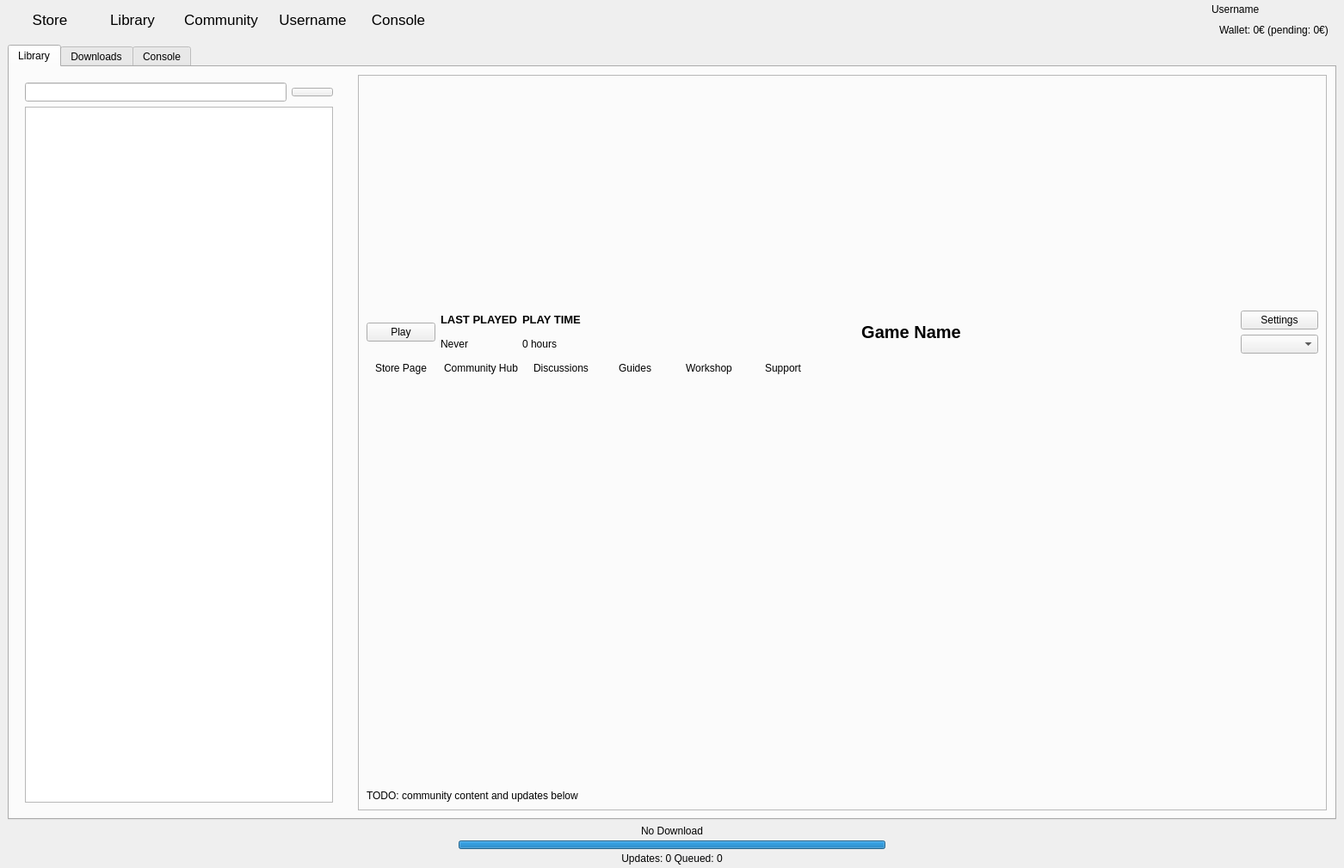
<?xml version="1.0" encoding="UTF-8"?>
<ui version="4.0">
 <class>MainWindow</class>
 <widget class="QMainWindow" name="MainWindow">
  <property name="geometry">
   <rect>
    <x>0</x>
    <y>0</y>
    <width>1562</width>
    <height>1009</height>
   </rect>
  </property>
  <property name="windowTitle">
   <string>OpenSteamClient</string>
  </property>
  <widget class="QWidget" name="gridLayoutWidget_2">
   <layout class="QGridLayout" name="gridLayout_2" rowstretch="0,0,0">
    <property name="topMargin">
     <number>0</number>
    </property>
    <property name="bottomMargin">
     <number>4</number>
    </property>
    <item row="2" column="0">
     <layout class="QHBoxLayout" name="bottomSection">
      <item>
       <spacer name="horizontalSpacer_2">
        <property name="orientation">
         <enum>Qt::Horizontal</enum>
        </property>
        <property name="sizeHint" stdset="0">
         <size>
          <width>40</width>
          <height>20</height>
         </size>
        </property>
       </spacer>
      </item>
      <item>
       <widget class="QWidget" name="bottomDownloadSection" native="true">
        <layout class="QVBoxLayout" name="bottomDownloadSectionPanel">
         <property name="spacing">
          <number>4</number>
         </property>
         <property name="topMargin">
          <number>0</number>
         </property>
         <property name="bottomMargin">
          <number>0</number>
         </property>
         <item>
          <widget class="QLabel" name="bottomDownloadingLabel">
           <property name="text">
            <string>No Download</string>
           </property>
           <property name="textFormat">
            <enum>Qt::PlainText</enum>
           </property>
           <property name="alignment">
            <set>Qt::AlignCenter</set>
           </property>
          </widget>
         </item>
         <item>
          <widget class="QProgressBar" name="bottomDownloadingProgress">
           <property name="maximumSize">
            <size>
             <width>16777215</width>
             <height>10</height>
            </size>
           </property>
           <property name="maximum">
            <number>1000</number>
           </property>
           <property name="value">
            <number>1000</number>
           </property>
           <property name="textVisible">
            <bool>false</bool>
           </property>
           <property name="format">
            <string>%p%</string>
           </property>
          </widget>
         </item>
         <item>
          <widget class="QLabel" name="bottomQueuedLabel">
           <property name="text">
            <string>Updates: 0 Queued: 0</string>
           </property>
           <property name="textFormat">
            <enum>Qt::PlainText</enum>
           </property>
           <property name="alignment">
            <set>Qt::AlignCenter</set>
           </property>
          </widget>
         </item>
        </layout>
       </widget>
      </item>
      <item>
       <spacer name="horizontalSpacer">
        <property name="orientation">
         <enum>Qt::Horizontal</enum>
        </property>
        <property name="sizeHint" stdset="0">
         <size>
          <width>40</width>
          <height>20</height>
         </size>
        </property>
       </spacer>
      </item>
     </layout>
    </item>
    <item row="1" column="0">
     <widget class="QTabWidget" name="tabWidget">
      <property name="tabShape">
       <enum>QTabWidget::Rounded</enum>
      </property>
      <property name="currentIndex">
       <number>0</number>
      </property>
      <widget class="QWidget" name="gamesTab">
       <attribute name="title">
        <string>Library</string>
       </attribute>
       <layout class="QGridLayout" name="gridLayout_4">
        <item row="0" column="0">
         <layout class="QHBoxLayout" name="horizontalLayout_2" stretch="1,0,3">
          <property name="sizeConstraint">
           <enum>QLayout::SetDefaultConstraint</enum>
          </property>
          <item>
           <widget class="QWidget" name="verticalWidget" native="true">
            <property name="sizePolicy">
             <sizepolicy hsizetype="Preferred" vsizetype="Preferred">
              <horstretch>0</horstretch>
              <verstretch>0</verstretch>
             </sizepolicy>
            </property>
            <property name="maximumSize">
             <size>
              <width>16777215</width>
              <height>16777215</height>
             </size>
            </property>
            <property name="baseSize">
             <size>
              <width>0</width>
              <height>0</height>
             </size>
            </property>
            <layout class="QVBoxLayout" name="verticalLayout_2">
             <item>
              <spacer name="verticalSpacer">
               <property name="orientation">
                <enum>Qt::Vertical</enum>
               </property>
               <property name="sizeType">
                <enum>QSizePolicy::Maximum</enum>
               </property>
               <property name="sizeHint" stdset="0">
                <size>
                 <width>20</width>
                 <height>0</height>
                </size>
               </property>
              </spacer>
             </item>
             <item>
              <layout class="QHBoxLayout" name="horizontalLayout_5" stretch="3,1">
               <item>
                <widget class="QLineEdit" name="gameSearchBar"/>
               </item>
               <item>
                <widget class="QPushButton" name="filterButton">
                 <property name="maximumSize">
                  <size>
                   <width>48</width>
                   <height>16777215</height>
                  </size>
                 </property>
                 <property name="font">
                  <font>
                   <pointsize>1</pointsize>
                  </font>
                 </property>
                 <property name="text">
                  <string/>
                 </property>
                 <property name="icon">
                  <iconset theme="preferences-other">
                   <normaloff>.</normaloff>.</iconset>
                 </property>
                 <property name="checkable">
                  <bool>true</bool>
                 </property>
                 <property name="checked">
                  <bool>false</bool>
                 </property>
                 <property name="flat">
                  <bool>false</bool>
                 </property>
                </widget>
               </item>
              </layout>
             </item>
             <item>
              <layout class="QGridLayout" name="filtersPopupContainer"/>
             </item>
             <item>
              <widget class="QTreeView" name="appsListView">
               <property name="editTriggers">
                <set>QAbstractItemView::NoEditTriggers</set>
               </property>
               <property name="dragEnabled">
                <bool>true</bool>
               </property>
               <property name="dragDropMode">
                <enum>QAbstractItemView::DragDrop</enum>
               </property>
               <property name="defaultDropAction">
                <enum>Qt::MoveAction</enum>
               </property>
               <attribute name="headerVisible">
                <bool>false</bool>
               </attribute>
              </widget>
             </item>
            </layout>
           </widget>
          </item>
          <item>
           <spacer name="horizontalSpacer_4">
            <property name="orientation">
             <enum>Qt::Horizontal</enum>
            </property>
            <property name="sizeType">
             <enum>QSizePolicy::Maximum</enum>
            </property>
            <property name="sizeHint" stdset="0">
             <size>
              <width>14</width>
              <height>20</height>
             </size>
            </property>
           </spacer>
          </item>
          <item>
           <widget class="QFrame" name="gameDetailsFrame">
            <property name="minimumSize">
             <size>
              <width>0</width>
              <height>0</height>
             </size>
            </property>
            <property name="frameShape">
             <enum>QFrame::StyledPanel</enum>
            </property>
            <property name="frameShadow">
             <enum>QFrame::Raised</enum>
            </property>
            <layout class="QVBoxLayout" name="verticalLayout_10">
             <item>
              <widget class="QWidget" name="graphicsViewContainer" native="true">
               <property name="minimumSize">
                <size>
                 <width>800</width>
                 <height>258</height>
                </size>
               </property>
               <layout class="QGridLayout" name="gridLayout_9"/>
              </widget>
             </item>
             <item>
              <layout class="QVBoxLayout" name="verticalLayout_6">
               <item>
                <layout class="QHBoxLayout" name="allActionsBar">
                 <item>
                  <layout class="QVBoxLayout" name="verticalLayout">
                   <item>
                    <widget class="QPushButton" name="playButton">
                     <property name="text">
                      <string>Play</string>
                     </property>
                     <property name="flat">
                      <bool>false</bool>
                     </property>
                    </widget>
                   </item>
                  </layout>
                 </item>
                 <item>
                  <layout class="QVBoxLayout" name="verticalLayout_3">
                   <item>
                    <widget class="QLabel" name="label_6">
                     <property name="text">
                      <string>&lt;html&gt;&lt;head/&gt;&lt;body&gt;&lt;p&gt;&lt;span style=&quot; font-size:10pt; font-weight:700;&quot;&gt;LAST PLAYED&lt;/span&gt;&lt;/p&gt;&lt;/body&gt;&lt;/html&gt;</string>
                     </property>
                    </widget>
                   </item>
                   <item>
                    <widget class="QLabel" name="lastPlayedLabel">
                     <property name="text">
                      <string>Never</string>
                     </property>
                    </widget>
                   </item>
                  </layout>
                 </item>
                 <item>
                  <layout class="QVBoxLayout" name="verticalLayout_4">
                   <item>
                    <widget class="QLabel" name="label_7">
                     <property name="text">
                      <string>&lt;html&gt;&lt;head/&gt;&lt;body&gt;&lt;p&gt;&lt;span style=&quot; font-size:10pt; font-weight:700;&quot;&gt;PLAY TIME&lt;/span&gt;&lt;/p&gt;&lt;/body&gt;&lt;/html&gt;</string>
                     </property>
                    </widget>
                   </item>
                   <item>
                    <widget class="QLabel" name="playtimeLabel">
                     <property name="text">
                      <string>0 hours</string>
                     </property>
                    </widget>
                   </item>
                  </layout>
                 </item>
                 <item>
                  <spacer name="horizontalSpacer_5">
                   <property name="orientation">
                    <enum>Qt::Horizontal</enum>
                   </property>
                   <property name="sizeHint" stdset="0">
                    <size>
                     <width>40</width>
                     <height>20</height>
                    </size>
                   </property>
                  </spacer>
                 </item>
                 <item>
                  <widget class="QLabel" name="currentGameLabel">
                   <property name="font">
                    <font>
                     <pointsize>15</pointsize>
                     <italic>false</italic>
                     <bold>true</bold>
                     <underline>false</underline>
                     <strikeout>false</strikeout>
                     <kerning>true</kerning>
                    </font>
                   </property>
                   <property name="text">
                    <string notr="true">Game Name</string>
                   </property>
                   <property name="scaledContents">
                    <bool>true</bool>
                   </property>
                   <property name="alignment">
                    <set>Qt::AlignCenter</set>
                   </property>
                  </widget>
                 </item>
                 <item>
                  <spacer name="horizontalSpacer_3">
                   <property name="orientation">
                    <enum>Qt::Horizontal</enum>
                   </property>
                   <property name="sizeHint" stdset="0">
                    <size>
                     <width>40</width>
                     <height>20</height>
                    </size>
                   </property>
                  </spacer>
                 </item>
                 <item>
                  <layout class="QVBoxLayout" name="verticalLayout_5">
                   <item>
                    <widget class="QPushButton" name="settingsButton">
                     <property name="text">
                      <string>Settings</string>
                     </property>
                    </widget>
                   </item>
                   <item>
                    <widget class="QComboBox" name="categoriesCoboBox">
                     <property name="placeholderText">
                      <string>Categories</string>
                     </property>
                    </widget>
                   </item>
                  </layout>
                 </item>
                </layout>
               </item>
               <item>
                <layout class="QHBoxLayout" name="horizontalLayout_3">
                 <item>
                  <widget class="QPushButton" name="storePageButton">
                   <property name="text">
                    <string>Store Page</string>
                   </property>
                   <property name="flat">
                    <bool>true</bool>
                   </property>
                  </widget>
                 </item>
                 <item>
                  <widget class="QPushButton" name="communityHubButton">
                   <property name="text">
                    <string>Community Hub</string>
                   </property>
                   <property name="flat">
                    <bool>true</bool>
                   </property>
                  </widget>
                 </item>
                 <item>
                  <widget class="QPushButton" name="discussionsButton">
                   <property name="text">
                    <string>Discussions</string>
                   </property>
                   <property name="flat">
                    <bool>true</bool>
                   </property>
                  </widget>
                 </item>
                 <item>
                  <widget class="QPushButton" name="guidesButton">
                   <property name="text">
                    <string>Guides</string>
                   </property>
                   <property name="flat">
                    <bool>true</bool>
                   </property>
                  </widget>
                 </item>
                 <item>
                  <widget class="QPushButton" name="workshopButton">
                   <property name="text">
                    <string>Workshop</string>
                   </property>
                   <property name="flat">
                    <bool>true</bool>
                   </property>
                  </widget>
                 </item>
                 <item>
                  <widget class="QPushButton" name="supportButton">
                   <property name="text">
                    <string>Support</string>
                   </property>
                   <property name="flat">
                    <bool>true</bool>
                   </property>
                  </widget>
                 </item>
                 <item>
                  <spacer name="horizontalSpacer_7">
                   <property name="orientation">
                    <enum>Qt::Horizontal</enum>
                   </property>
                   <property name="sizeHint" stdset="0">
                    <size>
                     <width>100</width>
                     <height>20</height>
                    </size>
                   </property>
                  </spacer>
                 </item>
                </layout>
               </item>
              </layout>
             </item>
             <item>
              <spacer name="verticalSpacer_6">
               <property name="orientation">
                <enum>Qt::Vertical</enum>
               </property>
               <property name="sizeHint" stdset="0">
                <size>
                 <width>20</width>
                 <height>40</height>
                </size>
               </property>
              </spacer>
             </item>
             <item>
              <widget class="QLabel" name="label_2">
               <property name="text">
                <string>TODO: community content and updates below</string>
               </property>
              </widget>
             </item>
            </layout>
           </widget>
          </item>
         </layout>
        </item>
       </layout>
      </widget>
      <widget class="QWidget" name="downloadsTab">
       <attribute name="title">
        <string>Downloads</string>
       </attribute>
       <layout class="QVBoxLayout" name="verticalLayout_9" stretch="1,6">
        <item>
         <layout class="QHBoxLayout" name="horizontalLayout_4" stretch="0,1,0,0">
          <item>
           <layout class="QVBoxLayout" name="verticalLayout_7" stretch="1,4">
            <item>
             <widget class="QLabel" name="label_3">
              <property name="text">
               <string>&lt;html&gt;&lt;head/&gt;&lt;body&gt;&lt;p&gt;&lt;span style=&quot; font-size:16pt;&quot;&gt;Network Usage&lt;/span&gt;&lt;/p&gt;&lt;/body&gt;&lt;/html&gt;</string>
              </property>
             </widget>
            </item>
            <item>
             <layout class="QGridLayout" name="gridLayout">
              <item row="1" column="0">
               <widget class="QLabel" name="label_5">
                <property name="text">
                 <string>Top Download:</string>
                </property>
               </widget>
              </item>
              <item row="0" column="1">
               <widget class="QLabel" name="downloadSpeedLabel">
                <property name="text">
                 <string>TextLabel</string>
                </property>
               </widget>
              </item>
              <item row="0" column="0">
               <widget class="QLabel" name="label_4">
                <property name="text">
                 <string>Download:</string>
                </property>
               </widget>
              </item>
              <item row="2" column="0">
               <widget class="QLabel" name="label_8">
                <property name="text">
                 <string>Total Downloaded:</string>
                </property>
               </widget>
              </item>
              <item row="1" column="1">
               <widget class="QLabel" name="topDownloadSpeedLabel">
                <property name="text">
                 <string>TextLabel</string>
                </property>
               </widget>
              </item>
              <item row="2" column="1">
               <widget class="QLabel" name="downloadTotal">
                <property name="text">
                 <string>TextLabel</string>
                </property>
               </widget>
              </item>
              <item row="4" column="0">
               <spacer name="verticalSpacer_5">
                <property name="orientation">
                 <enum>Qt::Vertical</enum>
                </property>
                <property name="sizeHint" stdset="0">
                 <size>
                  <width>20</width>
                  <height>40</height>
                 </size>
                </property>
               </spacer>
              </item>
              <item row="3" column="0">
               <widget class="QLabel" name="label_13">
                <property name="text">
                 <string>Disk Usage:</string>
                </property>
               </widget>
              </item>
              <item row="3" column="1">
               <widget class="QLabel" name="diskUsageLabel">
                <property name="text">
                 <string>Unknown</string>
                </property>
               </widget>
              </item>
             </layout>
            </item>
           </layout>
          </item>
          <item>
           <spacer name="horizontalSpacer_6">
            <property name="orientation">
             <enum>Qt::Horizontal</enum>
            </property>
            <property name="sizeHint" stdset="0">
             <size>
              <width>40</width>
              <height>20</height>
             </size>
            </property>
           </spacer>
          </item>
          <item>
           <layout class="QVBoxLayout" name="verticalLayout_8">
            <item>
             <widget class="QPushButton" name="pauseDownloadButton">
              <property name="text">
               <string>Pause</string>
              </property>
             </widget>
            </item>
            <item>
             <spacer name="verticalSpacer_2">
              <property name="orientation">
               <enum>Qt::Vertical</enum>
              </property>
              <property name="sizeHint" stdset="0">
               <size>
                <width>20</width>
                <height>40</height>
               </size>
              </property>
             </spacer>
            </item>
            <item>
             <layout class="QGridLayout" name="gridLayout_3" rowstretch="0,0" columnstretch="1,0,7">
              <item row="0" column="0">
               <widget class="QLabel" name="label_11">
                <property name="text">
                 <string>&lt;html&gt;&lt;head/&gt;&lt;body&gt;&lt;p align=&quot;center&quot;&gt;&lt;span style=&quot; font-size:14pt; color:#00007f;&quot;&gt;■&lt;/span&gt;&lt;/p&gt;&lt;/body&gt;&lt;/html&gt;</string>
                </property>
               </widget>
              </item>
              <item row="0" column="2">
               <widget class="QLabel" name="label_9">
                <property name="text">
                 <string>NETWORK</string>
                </property>
               </widget>
              </item>
              <item row="1" column="2">
               <widget class="QLabel" name="label_10">
                <property name="text">
                 <string>DISK</string>
                </property>
               </widget>
              </item>
              <item row="1" column="0">
               <widget class="QLabel" name="label_12">
                <property name="text">
                 <string>&lt;html&gt;&lt;head/&gt;&lt;body&gt;&lt;p align=&quot;center&quot;&gt;&lt;span style=&quot; font-size:14pt; color:#017e20;&quot;&gt;■&lt;/span&gt;&lt;/p&gt;&lt;/body&gt;&lt;/html&gt;</string>
                </property>
               </widget>
              </item>
             </layout>
            </item>
            <item>
             <spacer name="verticalSpacer_3">
              <property name="orientation">
               <enum>Qt::Vertical</enum>
              </property>
              <property name="sizeHint" stdset="0">
               <size>
                <width>20</width>
                <height>40</height>
               </size>
              </property>
             </spacer>
            </item>
           </layout>
          </item>
          <item>
           <layout class="QVBoxLayout" name="debugLayout">
            <item>
             <widget class="QLabel" name="label">
              <property name="text">
               <string>&lt;html&gt;&lt;head/&gt;&lt;body&gt;&lt;p align=&quot;center&quot;&gt;&lt;span style=&quot; color:#ff0000;&quot;&gt;DEBUG PANEL; WILL BE REMOVED IN THE FUTURE&lt;/span&gt;&lt;br/&gt;&lt;span style=&quot; font-size:14pt;&quot;&gt;Queue size&lt;/span&gt;&lt;/p&gt;&lt;/body&gt;&lt;/html&gt;</string>
              </property>
             </widget>
            </item>
            <item>
             <widget class="QLCDNumber" name="appsToDownloadCounter">
              <property name="minimumSize">
               <size>
                <width>0</width>
                <height>50</height>
               </size>
              </property>
              <property name="segmentStyle">
               <enum>QLCDNumber::Filled</enum>
              </property>
             </widget>
            </item>
            <item>
             <widget class="QLabel" name="label_14">
              <property name="text">
               <string>Current CellID (editable)</string>
              </property>
             </widget>
            </item>
            <item>
             <widget class="QLabel" name="label_15">
              <property name="text">
               <string>&lt;html&gt;&lt;head/&gt;&lt;body&gt;&lt;p&gt;Will be moved to settings when it's fully done.&lt;/p&gt;&lt;p&gt;For now, look &lt;a href=&quot;https://steamdb.info/app/7/config/&quot;&gt;&lt;span style=&quot; text-decoration: underline; color:#007af4;&quot;&gt;here&lt;/span&gt;&lt;/a&gt; to see the list of CellID's. &lt;/p&gt;&lt;p&gt;Pause and resume downloads to finalize change.&lt;/p&gt;&lt;/body&gt;&lt;/html&gt;</string>
              </property>
             </widget>
            </item>
            <item>
             <widget class="QLineEdit" name="cellIdDebugBox"/>
            </item>
           </layout>
          </item>
         </layout>
        </item>
        <item>
         <widget class="QListWidget" name="downloadQueueList"/>
        </item>
       </layout>
      </widget>
      <widget class="QWidget" name="consoleTab">
       <attribute name="title">
        <string>Console</string>
       </attribute>
       <layout class="QGridLayout" name="consoleTabLayout">
        <item row="0" column="0">
         <layout class="QVBoxLayout" name="verticalLayout_12">
          <item>
           <widget class="QPlainTextEdit" name="consoleHistory">
            <property name="plainText">
             <string>Console is not yet implemented.
</string>
            </property>
           </widget>
          </item>
          <item>
           <widget class="QLineEdit" name="consoleCommandBox"/>
          </item>
         </layout>
        </item>
       </layout>
      </widget>
     </widget>
    </item>
    <item row="0" column="0">
     <layout class="QHBoxLayout" name="headerSection" stretch="0,1,0">
      <item>
       <widget class="QWidget" name="navButtonsWidget" native="true">
        <layout class="QHBoxLayout" name="navButtonsLayout">
         <property name="spacing">
          <number>16</number>
         </property>
         <item>
          <widget class="QPushButton" name="storeButton">
           <property name="font">
            <font>
             <pointsize>13</pointsize>
            </font>
           </property>
           <property name="text">
            <string>Store</string>
           </property>
           <property name="flat">
            <bool>true</bool>
           </property>
          </widget>
         </item>
         <item>
          <widget class="QPushButton" name="libraryButton">
           <property name="font">
            <font>
             <pointsize>13</pointsize>
            </font>
           </property>
           <property name="text">
            <string>Library</string>
           </property>
           <property name="flat">
            <bool>true</bool>
           </property>
          </widget>
         </item>
         <item>
          <widget class="QPushButton" name="communityButton">
           <property name="font">
            <font>
             <pointsize>13</pointsize>
            </font>
           </property>
           <property name="text">
            <string>Community</string>
           </property>
           <property name="flat">
            <bool>true</bool>
           </property>
          </widget>
         </item>
         <item>
          <widget class="QPushButton" name="profileButton">
           <property name="font">
            <font>
             <pointsize>13</pointsize>
            </font>
           </property>
           <property name="text">
            <string>Username</string>
           </property>
           <property name="flat">
            <bool>true</bool>
           </property>
          </widget>
         </item>
         <item>
          <widget class="QPushButton" name="consoleButton">
           <property name="font">
            <font>
             <pointsize>13</pointsize>
            </font>
           </property>
           <property name="text">
            <string>Console</string>
           </property>
           <property name="flat">
            <bool>true</bool>
           </property>
          </widget>
         </item>
        </layout>
       </widget>
      </item>
      <item>
       <spacer name="horizontalSpacer_9">
        <property name="orientation">
         <enum>Qt::Horizontal</enum>
        </property>
        <property name="sizeHint" stdset="0">
         <size>
          <width>40</width>
          <height>0</height>
         </size>
        </property>
       </spacer>
      </item>
      <item>
       <layout class="QVBoxLayout" name="verticalLayout_11">
        <property name="spacing">
         <number>2</number>
        </property>
        <item>
         <widget class="QLabel" name="usernameLabel">
          <property name="text">
           <string>Username</string>
          </property>
          <property name="textFormat">
           <enum>Qt::PlainText</enum>
          </property>
         </widget>
        </item>
        <item>
         <widget class="QWidget" name="walletInfoWidget" native="true">
          <layout class="QHBoxLayout" name="horizontalLayout">
           <property name="spacing">
            <number>2</number>
           </property>
           <property name="topMargin">
            <number>0</number>
           </property>
           <property name="bottomMargin">
            <number>0</number>
           </property>
           <item>
            <widget class="QLabel" name="walletMoneyLabel">
             <property name="text">
              <string>Wallet: 0€ (pending: 0€)</string>
             </property>
            </widget>
           </item>
          </layout>
         </widget>
        </item>
       </layout>
      </item>
     </layout>
    </item>
   </layout>
  </widget>
  <widget class="QMenuBar" name="menubar">
   <property name="geometry">
    <rect>
     <x>0</x>
     <y>0</y>
     <width>1562</width>
     <height>22</height>
    </rect>
   </property>
   <property name="defaultUp">
    <bool>false</bool>
   </property>
  </widget>
 </widget>
 <resources/>
 <connections/>
</ui>
